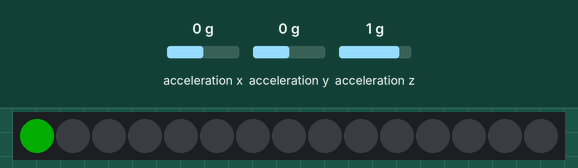
The program below on a simulated CircuitPython board. On the bench: 15 RGB LEDs in strip order, left to right. Inputs (shaded band) come from the test bench; at power-on: acceleration y 0 g, acceleration z 1 g, acceleration x 0 g. Dim RGB values are drawn brighter than linear.

Above: at 2.2 s.
2.3 s: acceleration y set to -1.4 g
At 3.0 s:
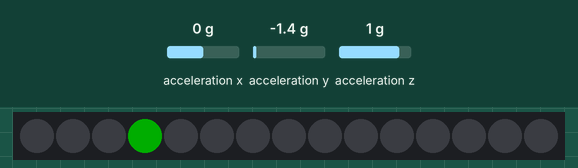
3.8 s: acceleration z set to -1.4 g
At 4.3 s:
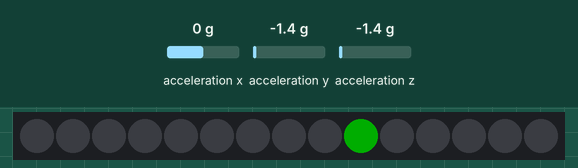
5.3 s: acceleration y set to -0.8 g
At 6.5 s:
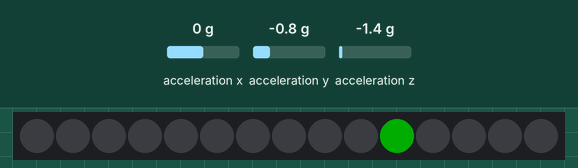
6.8 s: acceleration z set to 0 g
At 8.0 s:
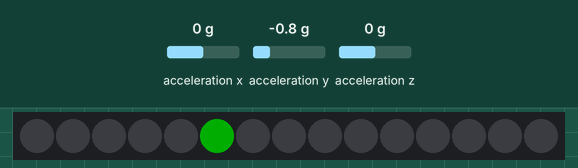
Timing chart, 0 to 9.3 s (numbered marks = the images above; inputs shaded):
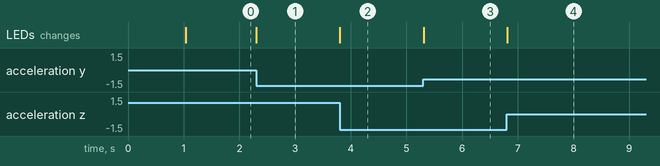

Measured:
- after the input at 2.3 s, the LEDs: change at once (image 1)
- after the input at 3.8 s, the LEDs: change at once (image 2)
- after the input at 5.3 s, the LEDs: change at once (image 3)
- after the input at 6.8 s, the LEDs: change at once (image 4)

The program:

step5_roll_animation.py
```python
#Create our own custom LED animation to use the accelerometer
import board, time, neopixel
from imu import IMU
from tilt import Tilt

# Update to match the pin connected to your NeoPixels
pixel_pin1 = board.D4
# Update to match the number of NeoPixels you have connected
pixel_num = 15


pixels = neopixel.NeoPixel(pixel_pin1, pixel_num, brightness=0.2, auto_write=False)
imu = IMU()

# The tilt animation moves a single pixel around the headband so that it stays
# near the top fo the band as it rotates. It reacts to the side to side tilt (roll angle)
# See tilt.py in the lib directory for the code
tilt = Tilt(pixels, imu)

while True:
    tilt.animate()
```

imu.py
```python
from adafruit_lsm6ds.lsm6ds3 import LSM6DS3
from math import atan2, sqrt
import board, time, digitalio, busio


# Copied from https://forum.seeedstudio.com/t/imu-i2c-error-with-circuitpython-using-xiao-ble-sense/265020
class IMU(LSM6DS3):
    def __init__(self):
        dpwr = digitalio.DigitalInOut(board.IMU_PWR)
        dpwr.direction = digitalio.Direction.OUTPUT
        dpwr.value = 1
        time.sleep(1)
        i2c = busio.I2C(board.IMU_SCL, board.IMU_SDA)
        super().__init__(i2c)

    def roll(self):
        x,y,z = self.acceleration
        return atan2(y,z)

    def pitch(self):
        x,y,z = self.acceleration
        return atan2(-x, sqrt(z*z + y*y))

    def acc_magnitude(self):
        x,y,z = self.acceleration
        return sqrt(x*x + y*y + z*z)
```

tilt.py
```python
from adafruit_led_animation.animation import Animation
from adafruit_lsm6ds.lsm6ds3 import LSM6DS3
import board, time, digitalio, busio
from imu import IMU
from math import atan2, sqrt, degrees
import random

DEGREES_PER_PIXEL = 200/15 # 15 pixels spread over approximately 200 degrees of arc

# Constrains a value n to a min/max range
def clamp(n, mn, mx):
    return min(max(n,mn),mx)


class Tilt(Animation):
    """
    Tilt Animation
    :param pixel_object: The initialised LED object.
    :param imu: object of class IMU
    :param speed: time between refreshes
    """


    def __init__(
        self,
        pixel_object,  # This is the neopixel object we passed in
        imu,
        speed=.05,
        color = (0,255,0),
        name=None
    ):
        super().__init__(pixel_object, speed, color=color, name=name)
        self.imu = imu
        self.reset()
        # When the headband is held upright, the orientation of the XIAO board
        # is approximately -120 degrees (close enough for our purposes, anyway)
        self.center = -120


    def reset(self):
        self.pixel_object.fill((0,0,0))

    # Base color on pitch, position on roll
    def draw(self):
        roll = degrees(self.imu.roll())
        #print(roll)
        # npix is the number of pixels in the strip
        npix = self.pixel_object.n  #number of pixels in the strip
        middle = npix/2
        # Headband covers about 200 degrees of a circle with 15 pixels
        # Dist is how far away from center we are in pixels
        dist = (self.center-roll)/DEGREES_PER_PIXEL
        # Keep the displayed pixel between 0 and the length of the strip
        pix = clamp(int(round(middle + dist)),0,npix - 1)
        # Clear any old pixels
        self.pixel_object.fill((0,0,0))
        self.pixel_object[pix] = self.color
```
